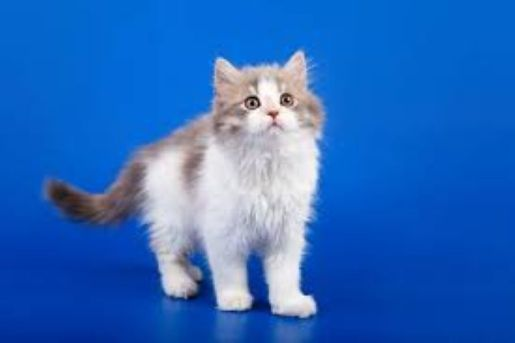
#> input picture data/cat.jpg, 515 x 343 px, found by its file name
$ python 0419.py
#> lines starting #> are read from the running program, lines starting #| are printed output that depends on the picture
# 0419.py
# 반전 영상
import cv2
import numpy as np

src1 = cv2.imread('./data/cat.jpg', cv2.IMREAD_GRAYSCALE)
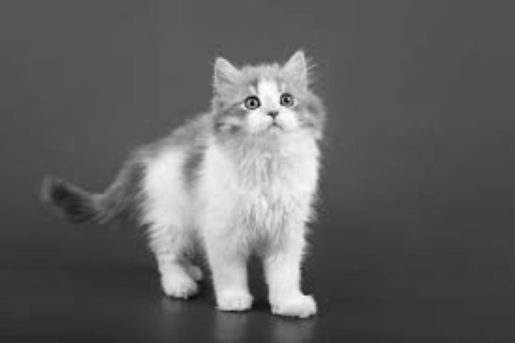
#> src1: shape (343, 515); min 8, max 255, mean 96.3
src2 = np.zeros(shape = (343, 515), dtype = np.uint8) + 255

dst1 = 255 - src1
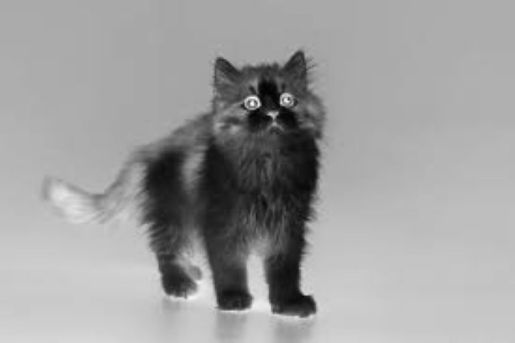
#> dst1: shape (343, 515); min 0, max 247, mean 158.7
dst2 = cv2.subtract(src2, src1)
#> src2: shape (343, 515); every value is 255
dst3 = cv2.compare(dst1, dst2, cv2.CMP_NE)      #cv2.CMP_EQ
#> dst3: shape (343, 515); every value is 0
n    = cv2.countNonZero(dst3)
#> n = 0
print('n = ', n)
#| n =  0

cv2.imshow('dst1', dst1)
cv2.imshow('dst2', dst2)
cv2.waitKey()
cv2.destroyAllWindows()
